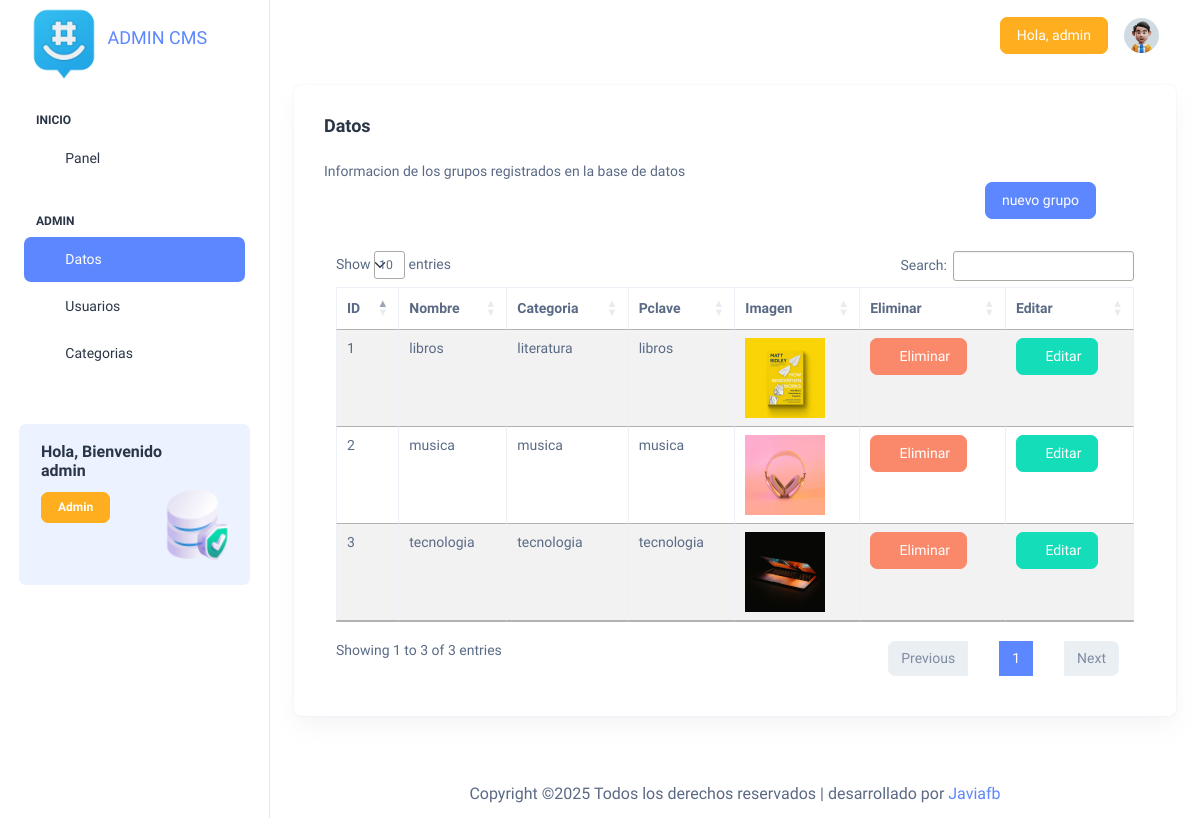
The app's page /admin/panel/datos (signed in) with its own data.
### tables this page shows
CREATE TABLE `grupos_wsp` (
  `grupo_id` int(11) NOT NULL,
  `id_usu` int(11) NOT NULL,
  `id_catego` int(11) NOT NULL,
  `nombre_grupo` varchar(50) NOT NULL,
  `enlace_grupo` varchar(100) NOT NULL,
  `descripcion_grupo` text NOT NULL,
  `pclave_grupo` varchar(40) NOT NULL,
  `img_grupo` varchar(50) NOT NULL
);

CREATE TABLE `categorias_wsp` (
  `id_cate` int(11) NOT NULL,
  `nombre_categoria` varchar(50) NOT NULL
);

### admin/panel/controller/controller_rutas.php (called while the page is built, shortened)
<?php
$rut = array();
if (isset($_GET['rut'])) {
    $rut = explode("/", $_GET['rut']);
}
switch ($rut[0]) {
    case "datos":
        require_once "../panel/views/database.php";
        exit();
}

### admin/panel/index.php (called while the page is built, shortened)
<?php
require_once './controller/controller_rutas.php';

### admin/panel/model/model_grupos.php (called while the page is built, shortened)
<?php
class model_grupo
{
    public function grupos_info()
    {
        $conectar = new conectar();
        $cone = $conectar->conexion();
        $sql = "SELECT
                g.grupo_id,
                g.id_usu,
                g.id_catego,
                g.nombre_grupo,
                g.enlace_grupo,
                g.descripcion_grupo,
                g.pclave_grupo,
                g.img_grupo,
                c.nombre_categoria
            FROM grupos_wsp g
            JOIN categorias_wsp c ON g.id_catego = c.id_cate;
        ";
        $consulta = mysqli_query($cone, $sql);
        return $consulta;
    }
}

### admin/panel/controller/controller_datos.php (the view, shortened to what this page needs)
<?php
class dataTables
{
    public function table_grup()
    {
        $obtenerinfo = new model_grupo();
        $resultado = $obtenerinfo->grupos_info();
        $grupos = [];
        while ($datos = mysqli_fetch_assoc($resultado)) {
            $grupos[] = $datos;
        }
        echo '
        <table id="miTabla" class="table table-striped table-bordered" style="width:100%">
             <thead>
                 <tr>
                  <th>ID</th>
                  <th>Nombre</th>
                  <th>Categoria</th>
                  <th>Pclave</th>
                  <th>Imagen</th>
                  <th>Eliminar</th>
                  <th>Editar</th>
                </tr>
            </thead>
         <tbody>';
        foreach ($grupos as $row) {
            echo ' <tr>
                     <td>' . $row['grupo_id'] . '</td>
                     <td>' . $row['nombre_grupo'] . '</td>
                     <td>' . $row['nombre_categoria'] . '</td>
                     <td>' . $row['pclave_grupo'] . '</td>
                     <td>
                     <img style="width:80px"; src="http://localhost/cms_wsp/public/img/grupo-img/' . $row['img_grupo'] . ' " >
                     </td>
                     <td>
                        <button class="btn btn-danger btn-delete" data-id="' . $row["grupo_id"] .  ' " data-type="grupos"><i class="ti ti-trash-x fs-4"></i>Eliminar</button>
                    </td>
                    <td>
                       <button class="btn btn-success btn-edit" data-type="editar"  data-gru="' . $row["grupo_id"] . '" data-nombre="' . $row["nombre_grupo"] . '  " data-enlace="' . $row["enlace_grupo"] . ' " data-categoria="' . $row["nombre_categoria"] . '" data-pclave="' . $row["pclave_grupo"] . '" data-img="' . $row["img_grupo"] . '"><i class="ti ti-edit fs-4"></i>Editar</button>
                    </td>
                  </tr>';
        };
        echo '
        </tbody>
    </table>';
    }
}

### admin/panel/views/content/header.php (shortened to what this page needs)
<?php
$rutas = 'http://localhost/cms_wsp/admin/panel/src/assets/';
?>
<!doctype html>
<html lang="en">
<head>
    <link rel="stylesheet" href=" <?php echo $rutas ?>css/styles.min.css" />
    <link rel="stylesheet" href="https://cdn.datatables.net/1.13.6/css/jquery.dataTables.min.css">
    <link rel="stylesheet" href="https://cdn.datatables.net/1.13.6/css/dataTables.bootstrap5.min.css">
</head>
<body>
    <div class="page-wrapper" id="main-wrapper" data-layout="vertical" data-navbarbg="skin6" data-sidebartype="full"
        data-sidebar-position="fixed" data-header-position="fixed">
        <aside class="left-sidebar">
            <div>
                <div class="brand-logo d-flex align-items-center justify-content-between">
                    <a href="index" class="text-nowrap logo-img">
                        <img style="align-items: center;" src="<?php echo $rutas ?>images/logos/logot.png" width="80" alt="" />
                        <h3 class="card-title" style="text-align:center; display: inline-block">ADMIN CMS</h3>
                    </a>
                </div>
                <nav class="sidebar-nav scroll-sidebar" data-simplebar="">
                    <ul id="sidebarnav">
                        <li class="nav-small-cap">
                            <span class="hide-menu">Inicio</span>
                        </li>
                        <li class="sidebar-item">
                            <a class="sidebar-link" href="index" aria-expanded="false">
                                <span>
                                    <i class="ti ti-layout-dashboard"></i>
                                </span>
                                <span class="hide-menu">Panel</span>
                            </a>
                        </li>
                        <?php
                        if ($_SESSION['rol'] == 1) {
                            echo '<div class="user-a" style="display:block">';
                        } else {
                            echo '<div class="user-a" style="display:none">';
                        } ?>
                        <li class="nav-small-cap">
                            <span class="hide-menu">Admin</span>
                        </li>
                        <li class="sidebar-item">
                            <a class="sidebar-link" href="datos" aria-expanded="false">
                                <span>
                                    <i class="ti ti-database"></i>
                                </span>
                                <span class="hide-menu">Datos</span>
                            </a>
                        </li>
                        <li class="sidebar-item">
                            <a class="sidebar-link" href="user" aria-expanded="false">
                                <span>
                                    <i class="ti ti-user"></i>
                                </span>
                                <span class="hide-menu">Usuarios</span>
                            </a>
                        </li>
                        <li class="sidebar-item">
                            <a class="sidebar-link" href="cate" aria-expanded="false">
                                <span>
                                    <i class="ti ti-category"></i>
                                </span>
                                <span class="hide-menu">Categorias</span>
                            </a>
                        </li>
            </div>
            </ul>
            <div class="unlimited-access hide-menu bg-light-primary position-relative mb-7 mt-5 rounded">
                <div class="d-flex">
                    <div class="unlimited-access-title me-3">
                        <h6 class="fw-semibold fs-4 mb-6 text-dark w-85">Hola, Bienvenido <?php echo  $_SESSION['uname']; ?></h6>
                        <?php if ($_SESSION['rol'] == 1): ?>
                            <a href="javascript:void(0)" class="btn btn-warning fs-2 fw-semibold lh-sm">Admin</a>
                        <?php else: ?>
                            <a href="javascript:void(0)" class="btn btn-secondary fs-2 fw-semibold lh-sm">Usuario</a>
                        <?php endif; ?>
                    </div>
                    <div class="unlimited-access-img mt-5 ">
                        <img src=" <?php echo $rutas ?>images/backgrounds/storage.png" alt="" width="80px" class="img-fluid">
                    </div>
                </div>
            </div>
            </nav>
    </div>
    </aside>
    <div class="body-wrapper">
        <header class="app-header">
            <nav class="navbar navbar-expand-lg navbar-light">
                <div class="navbar-collapse justify-content-end px-0" id="navbarNav">
                    <ul class="navbar-nav flex-row ms-auto align-items-center justify-content-end">
                        <button type="button" class="btn btn-warning">
                            Hola, <?php echo  $_SESSION['uname']; ?>
                        </button>
                        <li class="nav-item dropdown">
                            <a class="nav-link nav-icon-hover" href="javascript:void(0)" id="drop2" data-bs-toggle="dropdown"
                                aria-expanded="false">
                                <img src=" <?php echo $rutas ?>images/profile/user-1.jpg" alt="" width="35" height="35" class="rounded-circle">
                            </a>
                        </li>
                    </ul>
                </div>
            </nav>
        </header>

### admin/panel/views/database.php (shortened to what this page needs)
<?php
require_once 'content/header.php';
?>
<div class="container-fluid">
    <div class="card">
        <div class="card-body">
            <h5 class="card-title fw-semibold mb-4">Datos</h5>
            <p class="mb-0"> Informacion de los grupos registrados en la base de datos </p>
            <button style="position: absolute; right:80px" type="button" class="btn btn-primary" data-bs-toggle="modal" data-bs-target="#staticBackdrop">
                nuevo grupo
            </button>
            <br>
            <div class="container mt-5">
                <?php
                require './controller/controller_datos.php';
                require './model/model_grupos.php';
                $tablausu = new dataTables();
                $tablausu->table_grup();
                ?>
            </div>
        </div>
    </div>
</div>
<?php
require_once 'content/footer.php';
?>

### admin/panel/views/content/footer.php (shortened to what this page needs)
<div class="py-6 px-6 text-center">
  <p class="mb-0 fs-4">Copyright &copy; Todos los derechos reservados | desarrollado por <a href="https://github.com/javiafb"> Javiafb</a></p>
</div>
</div>
</div>
</body>
</html>

### records on screen
grupos_wsp: grupo_id "1", nombre_grupo "libros", categorias_wsp.nombre_categoria "literatura", pclave_grupo "libros", img_grupo (picture)
grupos_wsp: grupo_id "2", nombre_grupo "musica", categorias_wsp.nombre_categoria "musica", pclave_grupo "musica", img_grupo (picture)
grupos_wsp: grupo_id "3", nombre_grupo "tecnologia", categorias_wsp.nombre_categoria "tecnologia", pclave_grupo "tecnologia", img_grupo (picture)

### other values on screen
$_SESSION['uname'] "admin"
